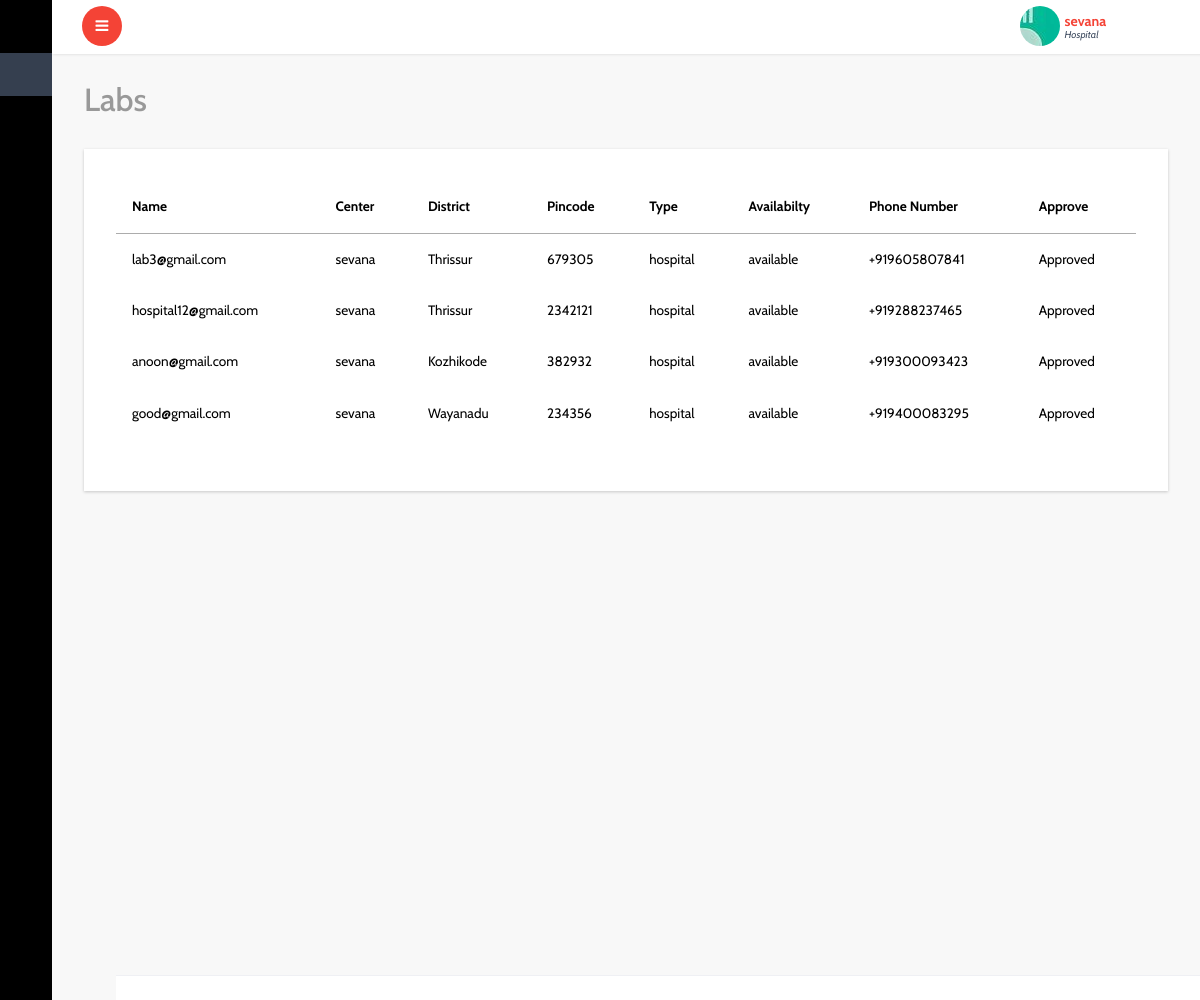
The page /view_labs (signed in) on the database its author committed.
### account/models.py (models this page shows)
class Center(models.Model):
    user=models.OneToOneField(User,on_delete=models.CASCADE)
    center_name=models.CharField(max_length=50)
    authority_type=models.CharField(max_length=50,choices=authority_types,default=govermnet)
    center_pincode=models.PositiveIntegerField()
    center_place=models.CharField(max_length=60)
    center_type=models.CharField(max_length=50,choices=ceter_types,)
    center_ideantification_proof=models.FileField(upload_to='center_proof')
    center_phone=PhoneNumberField()
    center_photo=models.ImageField(upload_to='center_photo')
    status_appruval=models.BooleanField(default=False)
    def __str__(self):
        return str(self.center_name)

class Lab(models.Model):
    user=models.OneToOneField(User,on_delete=models.CASCADE,blank=True,null=True)
    lab_name=models.CharField(max_length=50)
    center=models.ForeignKey(Center,on_delete=models.CASCADE,blank=True,null=True)
    loaction=models.CharField(max_length=100,blank=True,null=True)
    lab_district=models.CharField(max_length=40,blank=True,null=True,choices=District_name,default=Thrissur)
    lab_pincode=models.IntegerField()
    lab_type=models.CharField(max_length=30,blank=True,null=True,choices=lab_type)
    lab_certificate=models.FileField(upload_to='lab_certificate')
    lab_avilability=models.CharField(max_length=30,choices=available,default=available)
    phonenumber=PhoneNumberField(blank=True,null=True)
    photo_of_lab=models.ImageField(upload_to='lab_image',default="lab.jpg")
    status_appruval=models.BooleanField(default=False)
    def __str__(self):
        return str(self.center)

### account/views.py (the view)
# urls.py: path('view_labs',views.view_labs,name='view_labs'),
def view_labs(request):
    labs=Lab.objects.filter(center=request.user.center)
    print(labs)
    return render(request,'hospital/view_labs.html',{'labs':labs})

### templates/hospital/view_labs.html
{% extends 'dashboard/index.html' %}
{% block content %}
{% if labs %}
			<div id="page-wrapper">
				<div class="graphs">
					<h3 class="blank1">Labs </h3>
					 <div class="xs tabls">
						<div class="bs-example4" data-example-id="contextual-table">
                            <table class="table">
                                <thead><thead>
                                    <tr>
                                      <th>Name</th>
                                      <th>Center</th>
                                      <th>District</th>
                                      <th>Pincode</th>
                                      <th>Type</th>
                                      <th>Availabilty</th>
                                      <th>Phone Number</th>
                                      <th>Approve</th>
                                    </tr>
                                </thead>
                                <tbody>
                                    {% for l in labs %}
                                    <tr>
                                        <td>{{l.user}}</td>
                                        <td>{{l.center}}</td>
                                       <td>{{l.lab_district}}</td>
                                       <td>{{l.lab_pincode}}</td>
                                       <td>{{l.lab_type}}</td>
                                       <td>{{l.lab_avilability}}</td>
                                       <td>{{l.phonenumber}}</td>
                                       {% if l.status_appruval == True %}
                                       <td>Approved</td>
                                       {% else %}
                                       <td><a href="{% url 'approve_lab' l.id %}">Approve</a></td>
                                       {% endif %}
                                    </tr>
                                    {% endfor %}
                                </tbody>
                                    </table>
                                    {% else %}
                                    <h2>No Labs</h2>
                                    {% endif %}
		{% endblock %}

### templates/dashboard/header.html (shortened to what this page needs)
<html lang="en">
<head>
</head>
<body>
		<div class="main-content">
			<div class="header-section">
			<a class="toggle-btn  menu-collapsed"><i class="fa fa-bars"></i></a>
			<div class="menu-right">
				<div class="user-panel-top">
					<div class="profile_details">
						<ul>
							<li class="dropdown profile_details_drop">
								<a href="#" class="dropdown-toggle" data-toggle="dropdown" aria-expanded="false">
									<div class="profile_img">
										{% if user.is_superuser %}
										<span style="background:url(/static/dashboard/images/1.jpg) no-repeat center"> </span>
										 <div class="user-name">
											<p>{{user.username}}<span>Administrator</span></p>
											{% elif user.center.center_type == 'Hospital' %}
											<span style="background:url({{user.center.center_photo.url}}) no-repeat center"> </span>
										 	<div class="user-name">
											<p>{{user.center.center_name}}<span>Hospital</span></p>
											{% elif user.center.user_type == 'CSLTC' %}
											<span style="background:url({{user.center.center_photo.url}}) no-repeat center"> </span>
										 	<div class="user-name">
											<p>{{user.center.center_name}}<span>CSLTC</span></p>
											{% elif user.center.user_type == 'CFLTC' %}
											<span style="background:url({{user.center.center_photo.url}}) no-repeat center"> </span>
										 	<div class="user-name">
											<p>{{user.center.center_name}}<span>CFLTC</span></p>
											{% elif user.center.user_type == 'Domicile' %}
											<span style="background:url({{user.center.center_photo.url}}) no-repeat center"> </span>
										 	<div class="user-name">
											<p>{{user.center.center_name}}<span>Domicile</span></p>
											{% elif user.lab.lab_type == 'private' %}
											<span style="background:url({{user.lab.photo_of_lab.url}}) no-repeat center"> </span>
										 	<div class="user-name">
											<p>{{user.lab.lab_name}}<span>Lab</span></p>
											{% elif user.lab.lab_type == 'hospital' %}
											<span style="background:url({{user.lab.photo_of_lab.url}}) no-repeat center"> </span>
										 	<div class="user-name">
											<p>{{user.lab.center.center_name}}<span>Lab</span></p>
											{% elif user.home %}
										 	<div class="user-name">
											<p>{{user.home.name}}<span>Home</span></p>
											{% elif user.dmo %}
										 	<div class="user-name">
											<p>{{user.dmo.name}}<span>DMO</span></p>
											{% elif user.doctor %}
											<span style="background:url({{user.doctor.doctor_photo.url}}) no-repeat center"> </span>
										 	<div class="user-name">
											<p>{{user.dmo.name}}<span>Doctor</span></p>
											{% else %}
											<div class="user-name">
											<p>{{user.userregister.name}}<span>User</span></p>
											{% endif %}
										 </div>
										 <i class="lnr lnr-chevron-down"></i>
										<div class="clearfix"></div>
									</div>
								</a>
							</li>
							<div class="clearfix"> </div>
						</ul>
					</div>
					<div class="clearfix"></div>
				</div>
			  </div>
			</div>
</body>
</html>

### rows shown on the page
Lab: user "lab3@gmail.com", center "sevana", lab_district "Thrissur", lab_pincode "679305", lab_type "hospital", lab_avilability "available", phonenumber "+919605807841", status_appruval "Approved"
Lab: user "hospital12@gmail.com", center "sevana", lab_district "Thrissur", lab_pincode "2342121", lab_type "hospital", lab_avilability "available", phonenumber "+919288237465", status_appruval "Approved"
Lab: user "anoon@gmail.com", center "sevana", lab_district "Kozhikode", lab_pincode "382932", lab_type "hospital", lab_avilability "available", phonenumber "+919300093423", status_appruval "Approved"
Lab: user "good@gmail.com", center "sevana", lab_district "Wayanadu", lab_pincode "234356", lab_type "hospital", lab_avilability "available", phonenumber "+919400083295", status_appruval "Approved"

### other values the page prints
{{ user.center.center_name }} "sevana"
